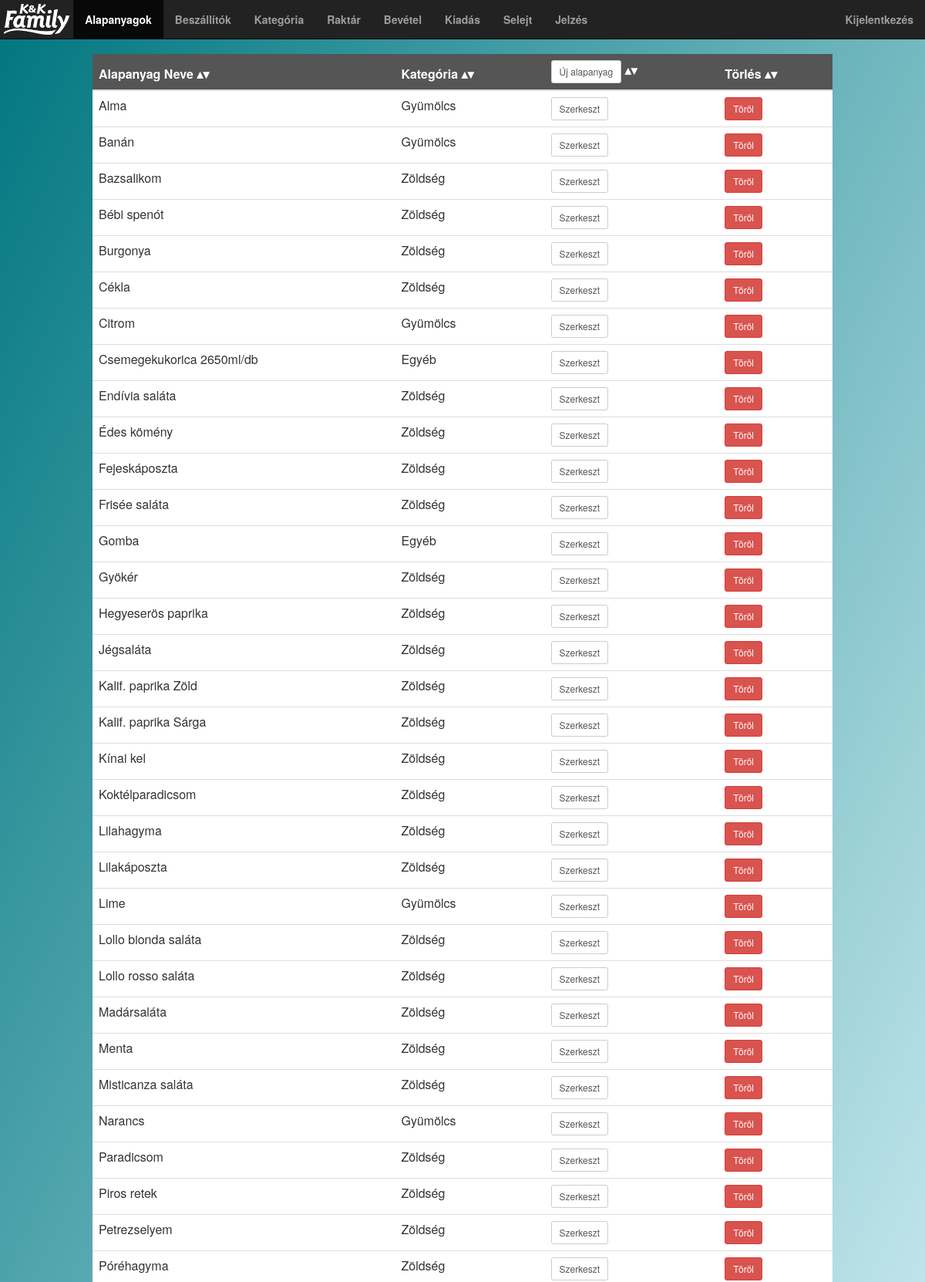
The app's page /admin/product.php (upper part) with its own data.
### tables this page shows
CREATE TABLE `product` (
  `id` int(11) NOT NULL,
  `name` varchar(50) NOT NULL,
  `category_id` int(11) NOT NULL,
  `type` int(11) NOT NULL,
  `deleted` tinyint(1) NOT NULL DEFAULT '0'
);

CREATE TABLE `category` (
  `id` int(11) NOT NULL,
  `name` varchar(50) NOT NULL,
  `deleted` tinyint(1) NOT NULL DEFAULT '0'
);

### admin/product.php (called while the page is built, shortened)
<?php
require("../common/header.php");
	listProduct();
?>
<?php
require("../common/footer.php");
?>

### helper/contentgenerator.php (the view, shortened to what this page needs)
<?php
function listProduct(){
	$mysqli = connect();
	$results = $mysqli->query("SELECT p.id as id, p.name as name, c.name as cat FROM product p, category c WHERE c.id = p.category_id and p.deleted = false");
	print '<table class="table table-hover sortable">';
	print '<thead>';
	print '<tr>';
	print '<th>Alapanyag Neve</th>';
	print '<th>Kategória</th>';
	print '<th><button class="btn btn-sm btn-default" id="newRetailer" onclick="createProduct()">Új alapanyag</button></th>';
	print '<th>Törlés</th>';
	print '</tr>';
	print '</thead>';
	while($row = $results->fetch_assoc()) {
		print '<tr>';
		print '<td id="alapnev_'.$row["id"].'">'.$row["name"].'</td>';
		print '<td id="alapkat_'.$row["id"].'">'.$row["cat"].'</td>';
		print '<td><button class="btn btn-sm btn-default" id="newRetailer"  onclick="editProduct('.$row["id"].')">Szerkeszt</button></td>';
		print '<td><button class="btn btn-sm btn-danger" onclick="deleteProduct('.$row["id"].')">Töröl</button></td>';
		print '</tr>';
	}
	print '</table>';
}
?>

### css/styles.css (style rules this page uses)
body { background: red; background: -webkit-linear-gradient(left top, #00767F, #E3F9FF); background: -o-linear-gradient(bottom right, #00767F, #E3F9FF); background: -moz-linear-gradient(bottom right, #00767F, #E3F9FF); background: linear-gradient(to bottom right, #00767F, #E3F9FF); background-repeat: no-repeat; padding-top: 70px; }
.table { background-color: white; float: none; margin: 0 auto; width: 80%; }
thead { background-color: #555555; text-align:center; color:white; }
#newRetailer { color: #555555; }
table.sortable th:not(.sorttable_sorted):not(.sorttable_sorted_reverse):not(.sorttable_nosort):after { content: " \25B4\25BE" }

### records on screen
product: name "Alma", category.name "Gyümölcs"
product: name "Banán", category.name "Gyümölcs"
product: name "Bazsalikom", category.name "Zöldség"
product: name "Bébi spenót", category.name "Zöldség"
product: name "Burgonya", category.name "Zöldség"
product: name "Cékla", category.name "Zöldség"
product: name "Citrom", category.name "Gyümölcs"
product: name "Csemegekukorica 2650ml/db", category.name "Egyéb"
product: name "Endívia saláta", category.name "Zöldség"
product: name "Édes kömény", category.name "Zöldség"
product: name "Fejeskáposzta", category.name "Zöldség"
product: name "Frisée saláta", category.name "Zöldség"
product: name "Gomba", category.name "Egyéb"
product: name "Gyökér", category.name "Zöldség"
product: name "Hegyeserös paprika", category.name "Zöldség"
product: name "Jégsaláta", category.name "Zöldség"
product: name "Kalif. paprika Zöld", category.name "Zöldség"
product: name "Kalif. paprika Sárga", category.name "Zöldség"
product: name "Kínai kel", category.name "Zöldség"
product: name "Koktélparadicsom", category.name "Zöldség"
product: name "Lilahagyma", category.name "Zöldség"
product: name "Lilakáposzta", category.name "Zöldség"
product: name "Lime", category.name "Gyümölcs"
product: name "Lollo bionda saláta", category.name "Zöldség"
product: name "Lollo rosso saláta", category.name "Zöldség"
product: name "Madársaláta", category.name "Zöldség"
product: name "Menta", category.name "Zöldség"
product: name "Misticanza saláta", category.name "Zöldség"
product: name "Narancs", category.name "Gyümölcs"
product: name "Paradicsom", category.name "Zöldség"
product: name "Piros retek", category.name "Zöldség"
product: name "Petrezselyem", category.name "Zöldség"
product: name "Póréhagyma", category.name "Zöldség"
